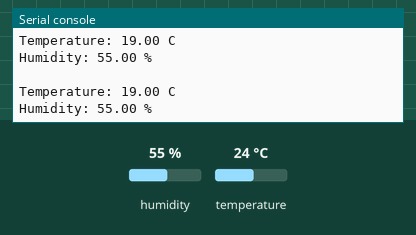
The program below on a simulated ESP8266 board running MicroPython. Shown: the last lines printed to the serial console. Inputs (shaded band) come from the test bench; at power-on: humidity 55 %, temperature 24 °C. Library files of the repository ran but are not shown: ahtx0.py.

Above: at 1.2 s.
1.3 s: humidity set to 22 %
At 2.6 s:
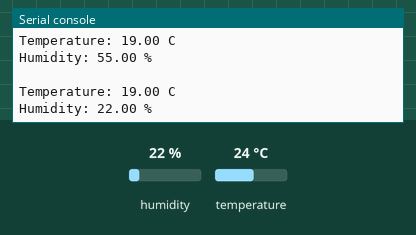
2.8 s: temperature set to 12 °C
At 3.7 s:
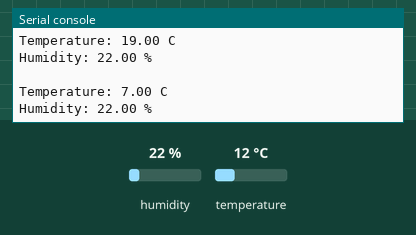
4.3 s: humidity set to 40 %
At 5.4 s:
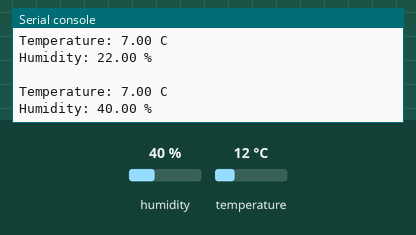
Timing chart, 0 to 7.3 s (numbered marks = the images above; inputs shaded):
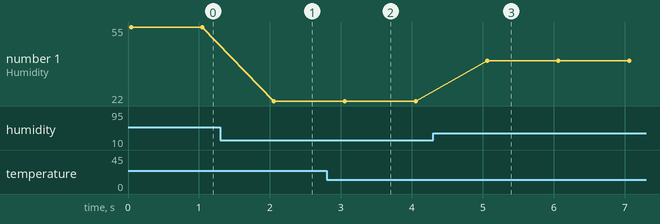

The program:

aht10.py
```python
# This code was written by Juhyun Kim.

import utime
from machine import Pin, I2C

import ahtx0

# I2C for the Wemos D1 Mini with ESP8266
i2c = I2C(1, scl=Pin(15), sda=Pin(14), freq=200000)

# Create the sensor object using I2C
sensor = ahtx0.AHT10(i2c)

while True:
    print("\nTemperature: %0.2f C" % ((sensor.temperature)-5))
    print("Humidity: %0.2f %%" % sensor.relative_humidity)
    utime.sleep(1)
```

Measured:
- after the input at 1.3 s, the serial console: prints a new line after 0.75 s (image 1)
- after the input at 2.8 s, the serial console: prints a new line after 0.25 s (image 2)
- after the input at 4.3 s, the serial console: prints a new line after 0.76 s (image 3)
- plotted number 1: 55 → 22 after the input at 1.3 s, 22 → 40 after the input at 4.3 s
